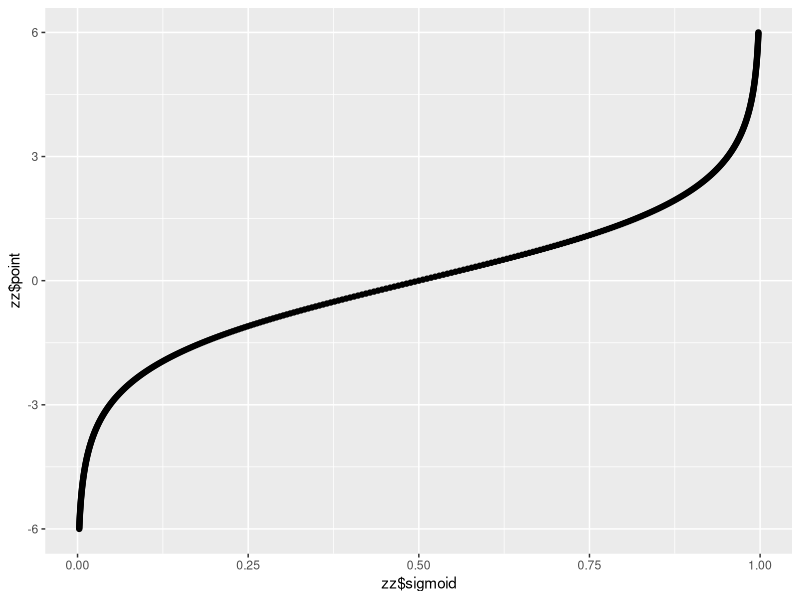

Here is the R script that generated this plot:
library("ggplot2")

x <- seq(-6, 6, length.out = 501)

sigmoid <- function(x){
  y = exp(-x)
  return(data.frame(sigmoid=1/(1+y), point=x))
}

zz <- sigmoid(x)
relu <- function(x){
  y = c(length(x))
  y[x<0]=0
  y[x>=0]=x[x>=0]
  return(data.frame(relu=y, point=x))
}

zz <- merge(zz,relu(x), by="point")

#sigmoid plot
a <- ggplot(zz)+geom_point(aes(x=zz$sigmoid, y=zz$point), color="sigmoid")

#relu plot
a <- ggplot(zz, aes(x=zz$sigmoid, y=zz$point))+geom_point()
a